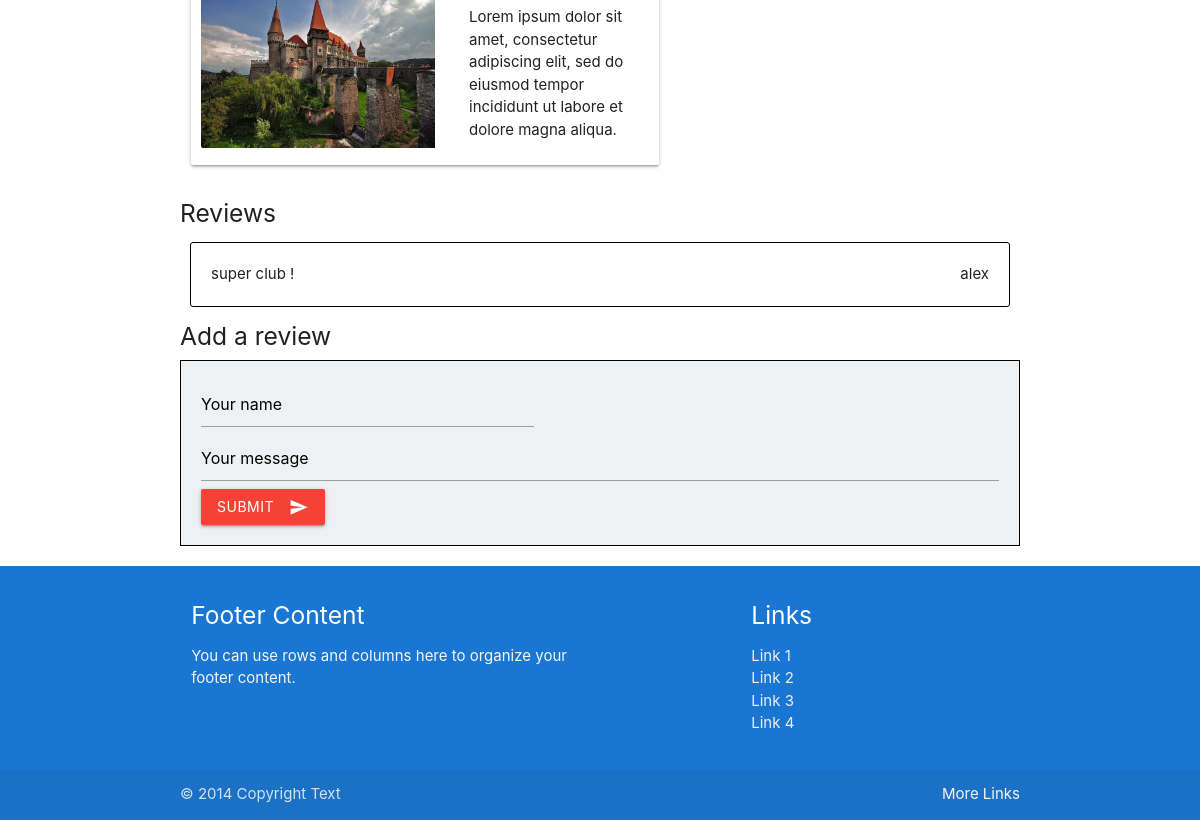
Before: /operator.php?id_to=1&name=Club Med (lower part) with the older database file.
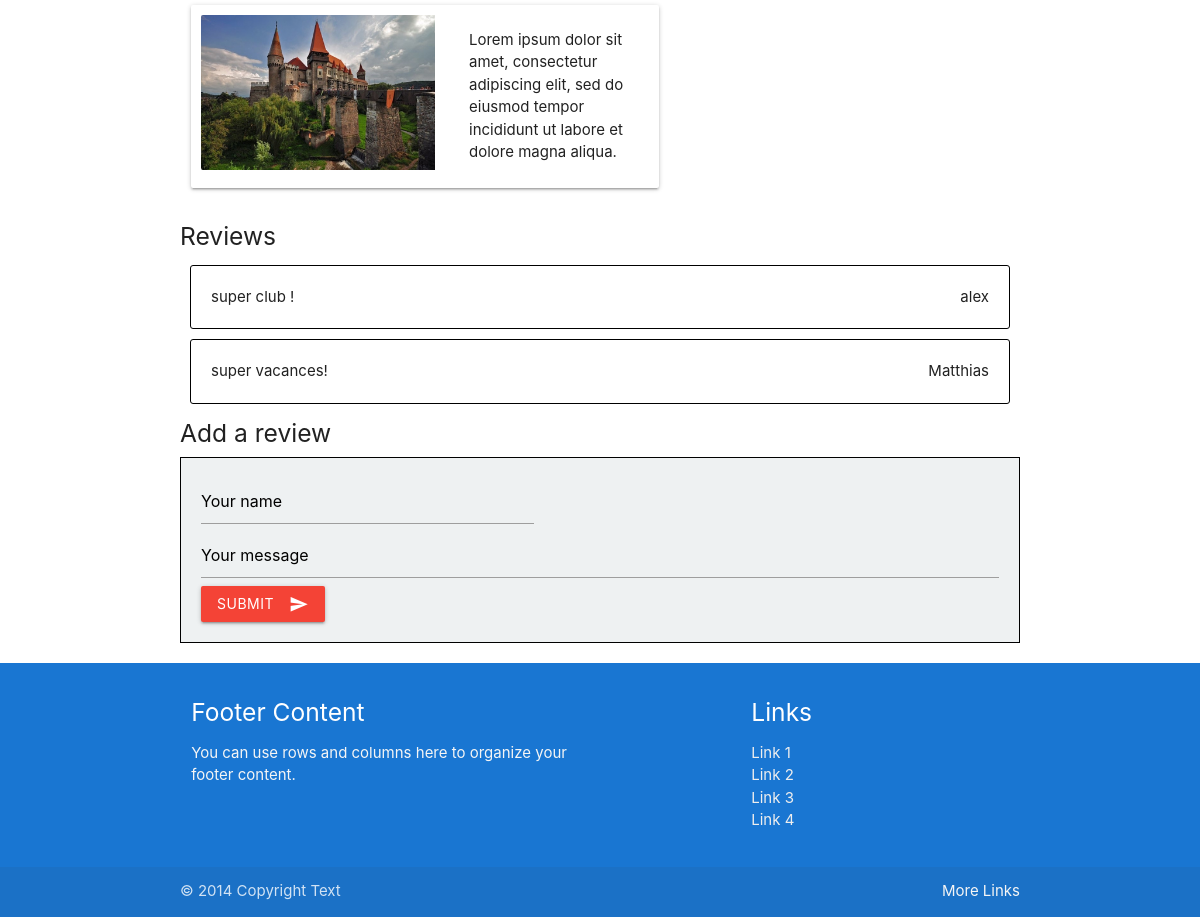
After: the same page with the newer database file.
### tables this page shows
CREATE TABLE `destinations` (
  `id` int(10) NOT NULL,
  `location` varchar(150) NOT NULL,
  `price` int(10) NOT NULL,
  `id_tour_operator` int(10) NOT NULL,
  `photos` varchar(255) DEFAULT NULL
);

CREATE TABLE `reviews` (
  `id` int(10) NOT NULL,
  `message` varchar(250) NOT NULL,
  `author` varchar(150) NOT NULL,
  `id_tour_operator` int(10) NOT NULL
);

### classes/Manager.php (called while the page is built, shortened)
<?php
class Manager
{
  public $bdd;
  public function __construct()
  {
    $this->bdd = new PDO(
      'mysql:host=127.0.0.1;dbname=ComparOperator;charset=utf8',
      'root',
      '',
      array(PDO::ATTR_ERRMODE => PDO::ERRMODE_EXCEPTION)
    );
  }
  public function getDestinationByOperatorId()
  {
    $reqDestinationByOp = $this->bdd->prepare('SELECT *, tour_operators.id as id FROM tour_operators INNER JOIN destinations ON destinations.id_tour_operator = tour_operators.id WHERE tour_operators.id = ?');
    $reqDestinationByOp->execute(array($_GET['id_to']));
    return $reqDestinationByOp->fetchAll(PDO::FETCH_ASSOC);
  }
}

### operator.php (the view, shortened to what this page needs)
<?php
include './partials/header.php';
     include './classes/Review.php';
     include './classes/TourOperator.php';
     $manager = new Manager();
     $review = new Review();
     $manager->createReview();
     ?>
<div class="container">
    <div class="row">
       <?php $destinationByOps = $manager->getDestinationByOperatorId();
       foreach ($destinationByOps as $destination) {?>
        <div class="col s12 m7">
        <div class="card horizontal">
          <div class="card-image test">
          <img src="./assets/IMG/<?=$destination['photos']?>">
          </div>
          <div class="card-stacked">
            <div class="card-content">
              <p>Lorem ipsum dolor sit amet, consectetur adipiscing elit, sed do eiusmod tempor incididunt ut labore et dolore magna aliqua.</p>
            </div>
          </div>
        </div>
      </div>
       <?php }?>
    </div>
    <div>
    <h5>Reviews</h5>
        <ul>
            <?= $review->getMessage() ?>
        </ul>
    </div>
    <h5>Add a review</h5>
    <div class="row">
      <form action="" method="post" class="form-review">
        <input type="text" class="col s5" name="author" placeholder="Your name">
        <input type="text" name="message" placeholder="Your message">
        <button class="btn waves-effect waves-light red" type="submit" name="formAction">Submit
                <i class="material-icons right">send</i>
        </button>
      </form>
    </div>
</div>
<?php
include './partials/footer.php';

### classes/Review.php (shortened to what this page needs)
<?php
class Review
{
    private $id,
            $message,
            $author,
            $id_tour_operator;
  public function __construct()
  {
    $this->bdd = new PDO(
      'mysql:host=127.0.0.1;dbname=ComparOperator;charset=utf8',
      'root',
      '',
      array(PDO::ATTR_ERRMODE => PDO::ERRMODE_EXCEPTION)
    );
    $this->id_tour_operator = $_GET['id_to'];
  }
    public function getMessage()
    {
      $reqMessageAll = $this->bdd->prepare('SELECT message FROM reviews INNER JOIN tour_operators ON reviews.id_tour_operator = tour_operators.id WHERE reviews.id_tour_operator = ?');
      $reqMessageAll->execute(array($this->id_tour_operator));
      $messages = $reqMessageAll->fetchAll(PDO::FETCH_ASSOC);
      foreach ($messages as $this->message) {
        echo '
        <li class="comm">
          '.$this->message['message']; $this->getAuthor().'
        </li>'
        ;
    }
  }
    public function getAuthor()
    {
      $reqAuthorAll = $this->bdd->prepare('SELECT author FROM reviews  WHERE reviews.id_tour_operator = ? AND reviews.message = ? ');
      $reqAuthorAll->execute(array($this->id_tour_operator, $this->message['message']));
      $authors = $reqAuthorAll->fetchAll(PDO::FETCH_ASSOC);
      foreach($authors as $this->author){
        echo '
        <div class="right">
        '. $this->author['author'] .'
        </div>'
        ;
      }
    }
}

Changed rows visible on the page:
added reviews: message "super vacances!", author "Matthias"
